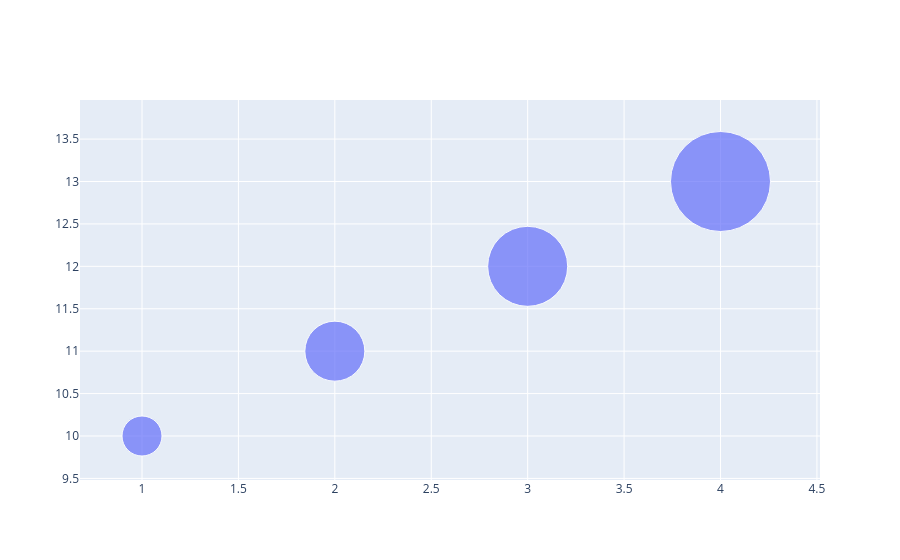

Notebook cell for this chart:
### Code cell
fig = go.Figure(data=go.Scatter(
    x=[1,2,3,4],
    y=[10,11,12,13],
    mode='markers',
    marker=dict(size=[40, 60, 80, 100]),
    hovertemplate="Valor total R$ %{y} - %{marker.size}"    
))
fig.show()

### Figure 1 — Plotly figure (JSON) as saved in the notebook; plotly's stock layout.template omitted (floating-point values rounded to 4 significant figures)
{"data": [{"hovertemplate": "Valor total R$ %{y} - %{marker.size}", "marker": {"size": [40, 60, 80, 100]}, "mode": "markers", "type": "scatter", "x": [1, 2, 3, 4], "y": [10, 11, 12, 13]}], "layout": {"autosize": true, "xaxis": {"autorange": true, "range": [0.644, 4.594], "type": "linear"}, "yaxis": {"autorange": true, "range": [8.631, 15.88], "type": "linear"}}}
